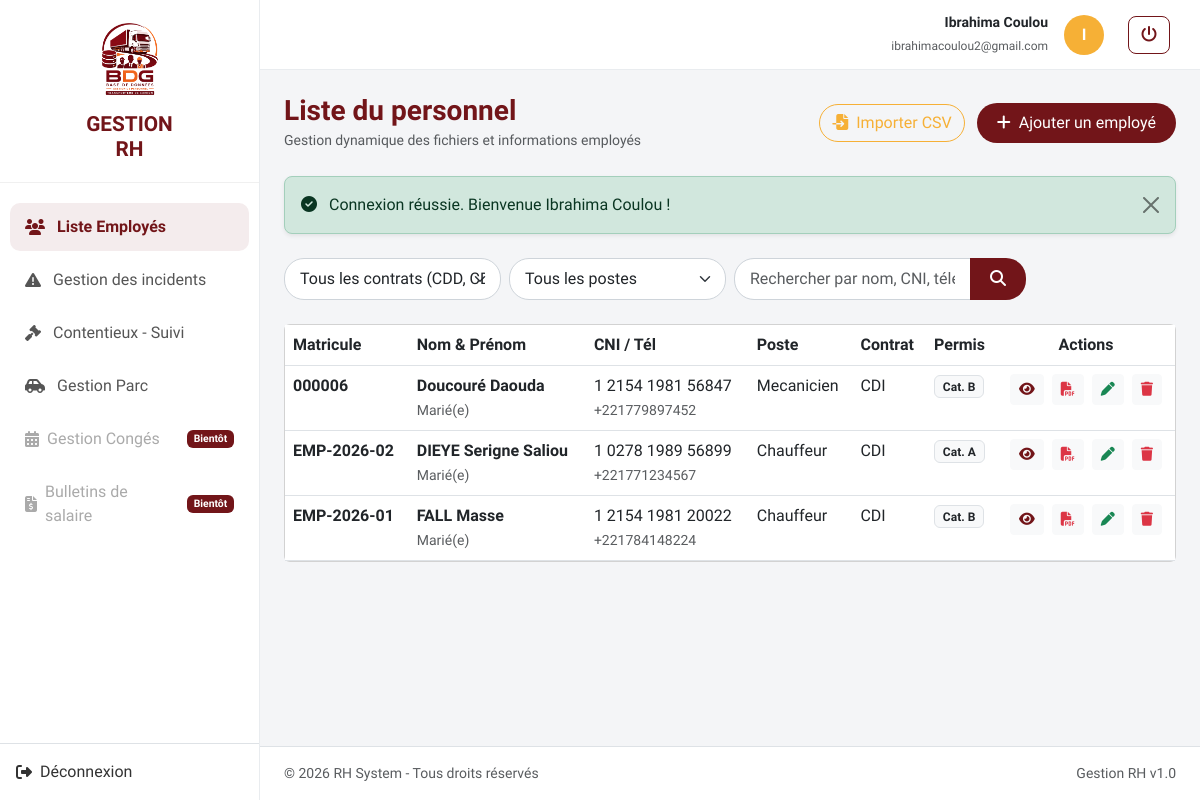
The page /gestion_personnel/index.php (signed in) on the database its author committed.
### tables this page shows
CREATE TABLE `employees` (
  `id` int(11) NOT NULL,
  `entreprise` varchar(50) NOT NULL DEFAULT 'STC',
  `matricule` varchar(20) NOT NULL,
  `nom` varchar(50) NOT NULL,
  `prenom` varchar(50) NOT NULL,
  `email` varchar(150) DEFAULT NULL,
  `etat_civil` varchar(50) DEFAULT NULL,
  `adresse` varchar(255) DEFAULT NULL,
  `telephone` varchar(50) DEFAULT NULL,
  `cni` varchar(50) DEFAULT NULL,
  `date_embauche` date DEFAULT NULL,
  `type_contrat` enum('CDD','CDI','Stage','Autre') NOT NULL DEFAULT 'CDI',
  `numero_permis` varchar(50) DEFAULT NULL,
  `categories_permis` varchar(50) DEFAULT NULL,
  `date_expiration_permis` date DEFAULT NULL,
  `intitule_poste` varchar(150) DEFAULT NULL,
  `contrat_pdf` varchar(255) DEFAULT NULL,
  `created_at` timestamp NOT NULL DEFAULT current_timestamp()
);

### gestion_personnel/controllers/EmployeeController.php (called while the page is built, shortened)
<?php
require_once __DIR__ . '/../config/database.php';
require_once __DIR__ . '/../models/Employee.php';
class EmployeeController {
    private $employee;
    public function __construct() {
        $database = new Database();
        $this->db = $database->getConnection();
        $this->employee = new Employee($this->db);
    }
    public function index() {
        $search = $_GET['search'] ?? null;
        $contrat = $_GET['contrat'] ?? null;
        $poste = $_GET['poste'] ?? null;
        $employees = $this->employee->search($search, $contrat, $poste);
        require_once __DIR__ . '/../views/employees/index.php';
    }
}

### gestion_personnel/config/database.php (called while the page is built, shortened)
<?php
class Database {
    private $host = "localhost";
    private $db_name = "gestion_personnel";
    private $username = "root";
    private $password = "";
    public function getConnection() {
        $this->conn = null;
        try {
            $this->conn = new PDO(
                "mysql:host=" . $this->host . ";dbname=" . $this->db_name . ";charset=utf8mb4",
                $this->username,
                $this->password,
                [
                    PDO::ATTR_ERRMODE => PDO::ERRMODE_EXCEPTION,
                    PDO::ATTR_DEFAULT_FETCH_MODE => PDO::FETCH_ASSOC
                ]
            );
        } catch (PDOException $exception) {
            echo "Erreur de connexion : " . $exception->getMessage();
        }
        return $this->conn;
    }
}

### gestion_personnel/models/Employee.php (called while the page is built, shortened)
<?php
class Employee {
    private $conn;
    private $table = "employees";
    public function __construct($db) {
        $this->conn = $db;
    }
    public function search($search = null, $contrat = null, $poste = null) {
        $query = "SELECT * FROM " . $this->table . " WHERE 1=1";
        $params = [];
        $query .= " ORDER BY id DESC";
        $stmt = $this->conn->prepare($query);
        $stmt->execute($params);
        return $stmt->fetchAll();
    }
}

### gestion_personnel/views/employees/index.php (the view, shortened to what this page needs)
<?php include __DIR__ . '/../layout/header.php'; ?>
<div class="d-flex justify-content-between align-items-center mb-4">
    <div>
        <h3 class="fw-bold m-0" style="color: var(--primary-color);">Liste du personnel</h3>
        <small class="text-muted">Gestion dynamique des fichiers et informations employés</small>
    </div>
    <div>
        <a href="index.php?action=import" class="btn btn-outline-custom-secondary me-2">
            <i class="fa-solid fa-file-import me-1"></i> Importer CSV
        </a>
        <a href="index.php?action=create" class="btn btn-custom-primary">
            <i class="fa-solid fa-plus me-1"></i> Ajouter un employé
        </a>
    </div>
</div>
<?php if (isset($_SESSION['flash'])): ?>
    <div class="alert alert-<?= $_SESSION['flash']['type']; ?> alert-dismissible fade show rounded-3 shadow-sm mb-4" role="alert">
        <i class="fa-solid <?= $_SESSION['flash']['type'] === 'success' ? 'fa-circle-check' : 'fa-triangle-exclamation'; ?> me-2"></i>
        <?= htmlspecialchars($_SESSION['flash']['message']); ?>
        <button type="button" class="btn-close" data-bs-dismiss="alert" aria-label="Close"></button>
    </div>
<?php endif; ?>
<form method="GET" action="index.php" class="row g-2 mb-4">
    <div class="col-md-3">
        <select name="contrat" class="form-select form-select-custom" onchange="this.form.submit()">
            <option value="">Tous les contrats (CDD, CDI...)</option>
        </select>
    </div>
    <div class="col-md-3">
        <select name="poste" class="form-select form-select-custom" onchange="this.form.submit()">
            <option value="">Tous les postes</option>
        </select>
    </div>
    <div class="col-md-4">
        <div class="input-group">
            <input type="text" name="search" class="form-control form-control-custom" placeholder="Rechercher par nom, CNI, téléphone..." value="<?= htmlspecialchars($_GET['search'] ?? '') ?>">
            <button type="submit" class="btn btn-custom-primary" style="border-radius: 0 20px 20px 0;">
                <i class="fa-solid fa-magnifying-glass"></i>
            </button>
        </div>
    </div>
</form>
<div class="card card-table">
    <div class="table-responsive">
        <table class="table table-custom table-hover m-0">
            <thead>
                <tr>
                    <th>Matricule</th>
                    <th>Nom & Prénom</th>
                    <th>CNI / Tél</th>
                    <th>Poste</th>
                    <th>Contrat</th>
                    <th>Permis</th>
                    <th class="text-center">Actions</th>
                </tr>
            </thead>
            <tbody>
                <?php if (!empty($employees)): ?>
                    <?php foreach ($employees as $emp): ?>
                    <tr>
                        <td class="fw-bold"><?= htmlspecialchars($emp['matricule']) ?></td>
                        <td>
                            <div class="fw-semibold"><?= htmlspecialchars($emp['nom'] . ' ' . $emp['prenom']) ?></div>
                            <small class="text-muted"><?= htmlspecialchars($emp['etat_civil'] ?? '') ?></small>
                        </td>
                        <td>
                            <div><?= htmlspecialchars($emp['cni'] ?? '') ?></div>
                            <small class="text-muted"><?= htmlspecialchars($emp['telephone'] ?? '') ?></small>
                        </td>
                        <td><?= htmlspecialchars($emp['intitule_poste'] ?? '') ?></td>
                        <td><span class="badge-contrat"><?= htmlspecialchars($emp['type_contrat']) ?></span></td>
                        <td>
                            <?php if (!empty($emp['numero_permis'])): ?>
                                <span class="badge bg-light text-dark border">Cat. <?= htmlspecialchars($emp['categories_permis'] ?? '') ?></span>
                            <?php else: ?>
                                <span class="text-muted">-</span>
                            <?php endif; ?>
                        </td>
                        <td class="text-center">
                            <a href="index.php?action=show&id=<?= $emp['id'] ?>" class="btn btn-sm btn-light me-1" style="color: var(--primary-color);" title="Voir les détails">
                                <i class="fa-solid fa-eye"></i>
                            </a>
                            <?php if (!empty($emp['contrat_pdf'])): ?>
                                <a href="uploads/contracts/<?= htmlspecialchars($emp['contrat_pdf']) ?>" target="_blank" class="btn btn-sm btn-light text-danger me-1" title="Voir PDF">
                                    <i class="fa-solid fa-file-pdf"></i>
                                </a>
                            <?php endif; ?>
                            <a href="index.php?action=edit&id=<?= $emp['id'] ?>" class="btn btn-sm btn-light text-success me-1" title="Modifier">
                                <i class="fa-solid fa-pen"></i>
                            </a>
                            <button type="button"
                                    class="btn btn-sm btn-light text-danger"
                                    onclick="openDeleteModal(<?= $emp['id'] ?>, '<?= htmlspecialchars(addslashes($emp['prenom'] . ' ' . $emp['nom'])) ?>')"
                                    title="Supprimer">
                                <i class="fa-solid fa-trash"></i>
                            </button>
                        </td>
                    </tr>
                    <?php endforeach; ?>
                <?php else: ?>
                    <tr>
                        <td colspan="7" class="text-center py-4 text-muted">Aucun employé ne correspond à votre recherche.</td>
                    </tr>
                <?php endif; ?>
            </tbody>
        </table>
    </div>
</div>
<?php include __DIR__ . '/../layout/footer.php'; ?>

### gestion_personnel/views/layout/header.php (style rules this page uses)
:root { --primary-color: #721519; --accent-color: #f6b036; --bg-light: #f8f9fa; }
body { font-family: 'Lexend', sans-serif; background-color: #f4f5f7; color: #333; }
.btn-custom-primary { background-color: var(--primary-color); color: #ffffff; border: none; border-radius: 20px; padding: 8px 20px; font-weight: 500; transition: all 0.2s; }
.form-control-custom, .form-select-custom { border-radius: 20px; border: 1px solid #ced4da; padding: 8px 15px; }

### gestion_personnel/views/employees/index.php (style rules this page uses)
.btn-outline-custom-secondary { color: #f6b036; border-color: #f6b036; border-radius: 20px; transition: all 0.3s ease; }

### rows shown on the page
employees: matricule "000006", nom+prenom "Doucouré Daouda", etat_civil "Marié(e)", cni "1 2154 1981 56847", telephone "+221779897452", intitule_poste "Mecanicien", type_contrat "CDI", categories_permis "B"
employees: matricule "EMP-2026-02", nom+prenom "DIEYE Serigne Saliou", etat_civil "Marié(e)", cni "1 0278 1989 56899", telephone "+221771234567", intitule_poste "Chauffeur", type_contrat "CDI", categories_permis "A"
employees: matricule "EMP-2026-01", nom+prenom "FALL Masse", etat_civil "Marié(e)", cni "1 2154 1981 20022", telephone "+221784148224", intitule_poste "Chauffeur", type_contrat "CDI", categories_permis "B"

### other values the page prints
$_SESSION['user_nom'] "Ibrahima Coulou"
$_SESSION['user_email'] "ibrahimacoulou2@gmail.com"
substr($_SESSION['user_nom'] ?? 'A', 0, 1) "I"
$_SESSION['flash']['message'] "Connexion réussie. Bienvenue Ibrahima Coulou !"
